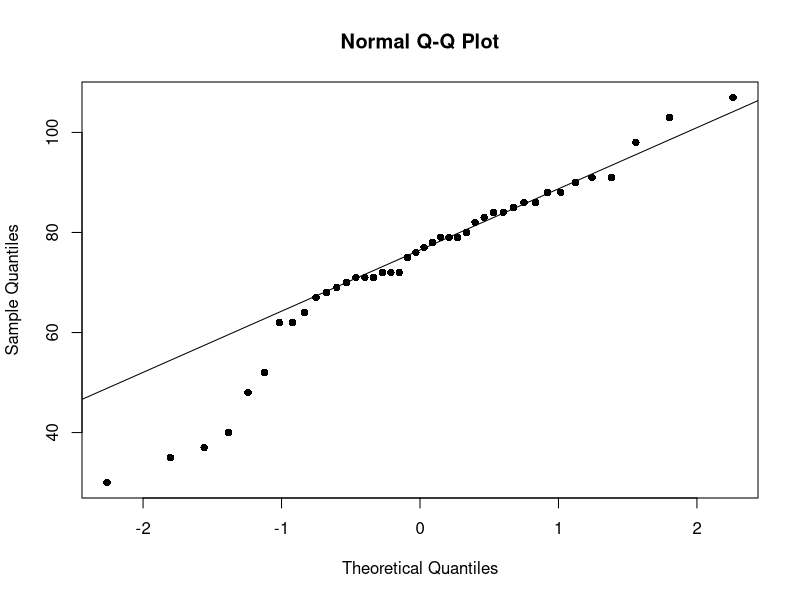
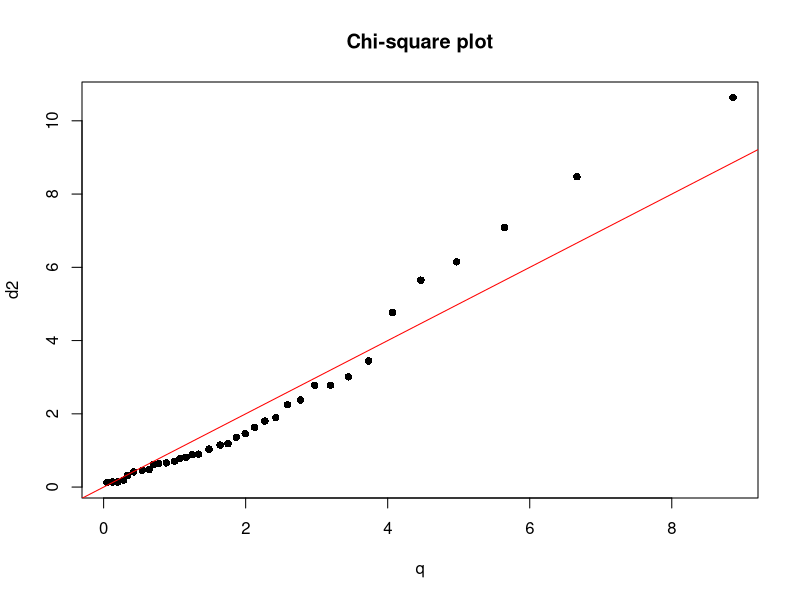

R code for these plots, in order:
rm(list = ls())

### Homework exercise 4.3

airpol <- read.csv('Air Pollution Data.csv')
n <- nrow(airpol) ; p <- ncol(airpol)

# 1
sol <- airpol$Radiation

# pdf('ex_4_3_a.pdf')
qqp <- qqnorm(sol, pch = 16) #creates QQ-plot 
qqline(sol) #Adds line
#Note that sample quantiles aren't standardised
# dev.off()

#Calculate the correlation between theoretical & empirical
round(cor(qqp$x, qqp$y), 4)

# 2
biv <- airpol[, c('NO2', 'O3')] #just look at these two variables
#Calculate the squared (Mahalanobis) distance for each data point
d2 <- mahalanobis(biv, colMeans(biv), cov = var(biv))
d2

# 3
#We would expect HALF of the distance below the median of ~chi^2_2
(chisq_med <- qchisq(0.5, 2))
#The proportion of distances below it:
mean(d2 < chisq_med)

# 4
#Create Chi-square plot
d_rank <- rank(d2)
q <- qchisq((d_rank-0.5)/n, 2)
# pdf('ex_4_3_b.pdf')
plot(d2 ~ q, main = 'Chi-square plot', pch = 16)
abline(a=0, b=1, col = 'red')
# dev.off()
